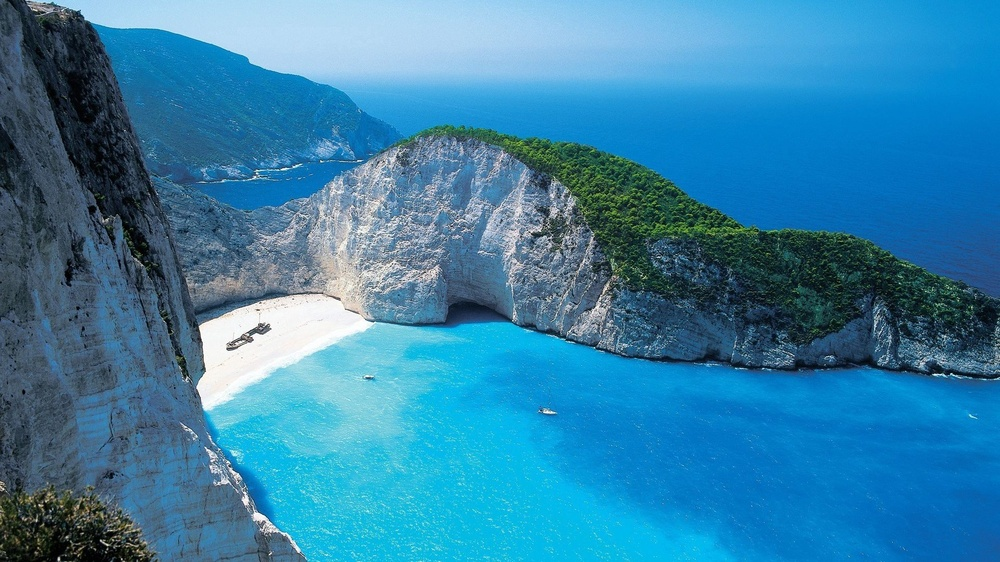
#> input picture images/beach.jpg, 1000 x 562 px, shrunk from 1920 x 1080 before the run
$ python main.py images/beach.jpg images/brick.jpg
#> lines starting #> are read from the running program, lines starting #| are printed output that depends on the picture
### image.py
import numpy as np
import cv2
import array


class Image:

    def __init__(self, filepath: str):
        """
        Initialize the image
        :param filepath: The path to the image
        """
#> called with filepath = 'images/beach.jpg'
        self.data = cv2.imread(filepath, cv2.IMREAD_UNCHANGED)  # Read the image in the original format
#> self.data is the input picture: shape (562, 1000, 3); mean B, G, R 167, 129.1, 53.7
        if self.data is None:
            raise FileNotFoundError(f"File {filepath} not found")

        self.height = self.data.shape[0]
#> self.height = 562
        self.width = self.data.shape[1]
#> self.width = 1000

        if len(self.data.shape) == 2:
            self.channels = 1
            self.data = self.data[:, :, np.newaxis]
        else:
            self.channels = self.data.shape[2]
#> self.channels = 3

        self.filepath = filepath
        self.name = filepath.split('/')[-1].split('.')[0]
        self.pitch = self.width  # Can be used to optimize the padding
#> self.pitch = 1000
#| Image dimensions:  562 x 1000 x  -  3
#> the answer given: 1

    @classmethod
    def from_data(cls, data: np.ndarray):
        """
        Initialize the image from data
        :param data: The image data
        :return: The image
        """
        image = cls.__new__(cls)
        image.data = data
        image.height, image.width, image.channels = data.shape
        image.filepath = None
        image.name = "Image"
        image.pitch = image.width
        return image

    def save_image(self, output_path: str):
        """
        Save the image to a file
        :param output_path: The path to save the image
        """
        cv2.imwrite(output_path, self.data)

    def show(self):
        """
        Display the image
        """
        cv2.imshow(self.name, self.data)
        cv2.waitKey(0)
        cv2.destroyAllWindows()


# [6 lines that do not run on import are left out]

### convolution.py
from numba import jit, prange, set_num_threads
import numpy as np
import multiprocessing as mp
from multiprocessing import cpu_count
from concurrent.futures import ThreadPoolExecutor

def calculate_convolution_block(image: np.ndarray, x_i, y_i, x_f, y_f, c, kernel: np.ndarray) -> np.ndarray:
    """
    Calculate the convolution of a pixel, return the block result instead of a single value
    :param image: The image data
    :param x_i: The initial x-coordinate of the block
    :param y_i: The initial y-coordinate of the block
    :param x_f: The final x-coordinate of the block
    :param y_f: The final y-coordinate of the block
    :param c: The channel of the pixel
    :param kernel: The kernel to perform the convolution
    :return: The convoluted block
    """

    kernel_height, kernel_width = kernel.shape
    kernel_center = (kernel_height // 2, kernel_width // 2)
    image_height, image_width, _ = image.shape

    # Initialize the result
    result = np.zeros((x_f - x_i, y_f - y_i))

    # Iterate over the kernel
    for i in range(x_f - x_i):
        for j in range(y_f - y_i):
            for k in range(kernel_height):
                for l in range(kernel_width):
                    x_k = x_i + i - kernel_center[0] + k
                    y_k = y_i + j - kernel_center[1] + l
                    if x_k < 0 or y_k < 0 or x_k >= image_height or y_k >= image_width:
                        continue
                    result[i, j] += image[x_k, y_k, c] * kernel[k, l]
    return result


def convolution_block(image: np.ndarray, kernel: np.ndarray, num_processes: int) -> np.ndarray:
    """
    Perform a convolution operation on the image using multiple processes
    Strategy: divide the image into chunks and process them in parallel, then merge the results
    :param image: The image data
    :param kernel: The kernel to perform the convolution
    :param num_processes: The number of processes to use
    :return: The convoluted image
    """
#> called with kernel = array of shape (3, 3), num_processes = 4
    image_height, image_width, image_channels = image.shape
#> image_height = 562; image_width = 1000; image_channels = 3

    result = []
    new_image = np.empty(image.shape, dtype=np.uint8)

    # Divide the image into chunks and the rest of the division into the last chunk
    chunk_size = image_height // num_processes
#> chunk_size = 140
    chunks = []
    for p in range(num_processes):
        chunks.append((p * chunk_size, (p + 1) * chunk_size if p != num_processes - 1 else image_height))

    # print(chunks)

    # Perform the convolution operation in parallel using map
    with (mp.Pool(num_processes) as pool):
        for c in range(image_channels):
            result.append(pool.starmap(calculate_convolution_block,
                                       [(image, x_i, 0, x_f, image_width, c, kernel) for x_i, x_f in chunks]))
            # concatenate the results
            # concatenate the results
            for i, chunk in enumerate(result):
                new_image[:, :, c] = np.vstack(chunk)
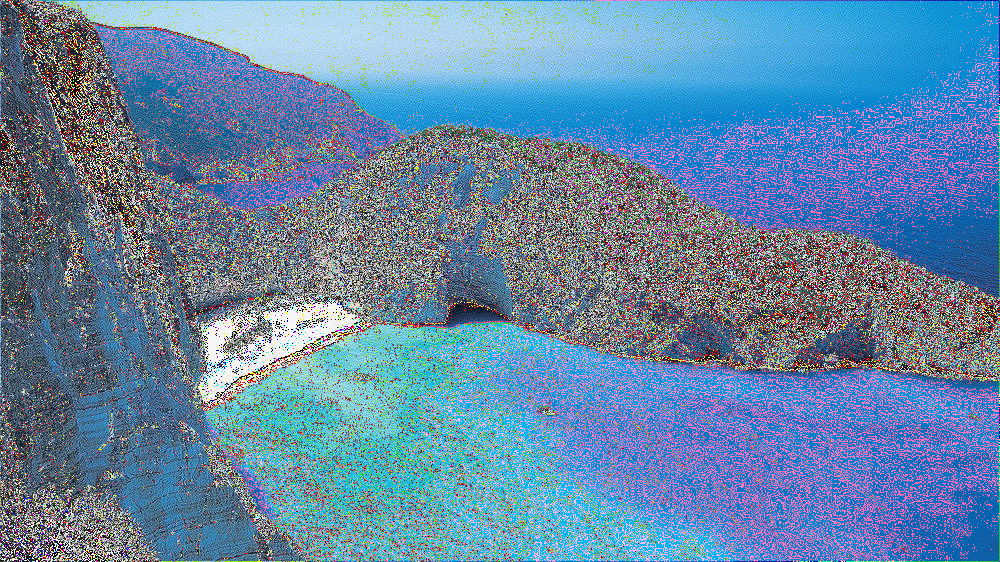
#> new_image: shape (562, 1000, 3); mean B, G, R 165.3, 134.4, 101.3
#> after the loop, result = 3 items
    return new_image

### kernel.py
# Class for the kernel for any convolutional operation
import numpy as np
import array


class Kernel2D:
    def __init__(self, kernel: np.ndarray):
        self.kernel = kernel.astype(np.float32)
        self.height, self.width = kernel.shape
        self.center = (self.height // 2, self.width // 2)  # Floor division to get the center of the kernel

# [31 lines left out: functions gaussian_kernel, edge_detection_kernel, not called in this run]


# gaussian_kernel = Kernel2D(np.array([[1, 4, 6, 4, 1],
#                                      [4, 16, 24, 16, 4],
#                                      [6, 24, 36, 24, 6],
#                                      [4, 16, 24, 16, 4],
#                                      [1, 4, 6, 4, 1]]) / 256)

sharpen_kernel = Kernel2D(np.array([[0, -1, 0],
                                    [-1, 5, -1],
                                    [0, -1, 0]]))

# edge_detection_kernel = Kernel2D(np.array([[-1, -1, -1],
#                                            [-1, 9, -1],
#                                            [-1, -1, -1]]))

emboss_kernel = Kernel2D(np.array([[-1, 0, 0],
                                   [0, 0, 0],
                                   [0, 0, 1]]))

# emboss_kernel = Kernel2D(np.array([[-1, 0, 0, 0, 0],
#                                   [0, -1, 0, 0, 0],
#                                   [0, 0, 0, 0, 0],
#                                   [0, 0, 0, 1, 0],
#                                   [0, 0, 0, 0, 1]]))

identity_kernel = Kernel2D(np.array([[0, 0, 0],
                                     [0, 1, 0],
                                     [0, 0, 0]]))

# [6 lines that do not run on import are left out]

### main.py
import sys

import convolution
from image import Image
import kernel
import time


def main(argc, argv):
    if argc != 3:
        print("Usage: python main.py <input_image> <output_image>")
        raise ValueError("Invalid arguments")

    # Load the image
    image = Image(argv[1])

    print("Image loaded successfully from the path: ", argv[1])
    print("Image dimensions: ", image.height, "x", image.width, "x", " - ", image.channels)
    print("\nSelect the kernel you want to apply: ")
    print("1. Sharpen")
    print("2. Edge Detection")
    print("3. Emboss")
    print("4. Gaussian")
    kernel_choice = int(input("Enter the kernel number: "))

    # Create a kernel based on the user's choice
    match kernel_choice:
        case 1:
            selected_kernel = kernel.sharpen_kernel
        case 2:
            kernel_size = int(input("Enter the size of the kernel: "))
            selected_kernel = kernel.Kernel2D(kernel.edge_detection_kernel(kernel_size))
            # print(selected_kernel.kernel)
        case 3:
            selected_kernel = kernel.emboss_kernel
        case 4:
            kernel_size = int(input("Enter the size of the kernel: "))
            sigma = float(input("Enter the standard deviation of the Gaussian distribution: "))
            selected_kernel = kernel.Kernel2D(kernel.gaussian_kernel(kernel_size, sigma))
            # print(selected_kernel.kernel)
        case _:
            # selected_kernel = kernel.identity_kernel
            raise ValueError("Invalid kernel choice")

    model_choice = 1
    num_processes = 4

    start_time = time.time()
    print("Applying the kernel...")

    result_image = convolution.convolution_block(image.data, selected_kernel.kernel, num_processes)
    end_time = time.time()
    result_image = Image.from_data(result_image)

    print("Time taken to apply the kernel: ", end_time - start_time, " seconds")

    # Save the image
    result_image.save_image(argv[2])
    print("Image saved successfully to the path: ", argv[2])

    # Display the image
    result_image.show()


if __name__ == "__main__":

    main(len(sys.argv), sys.argv)
    # main(3, ["main.py", "images/dog.jpg", "output.jpg"])
